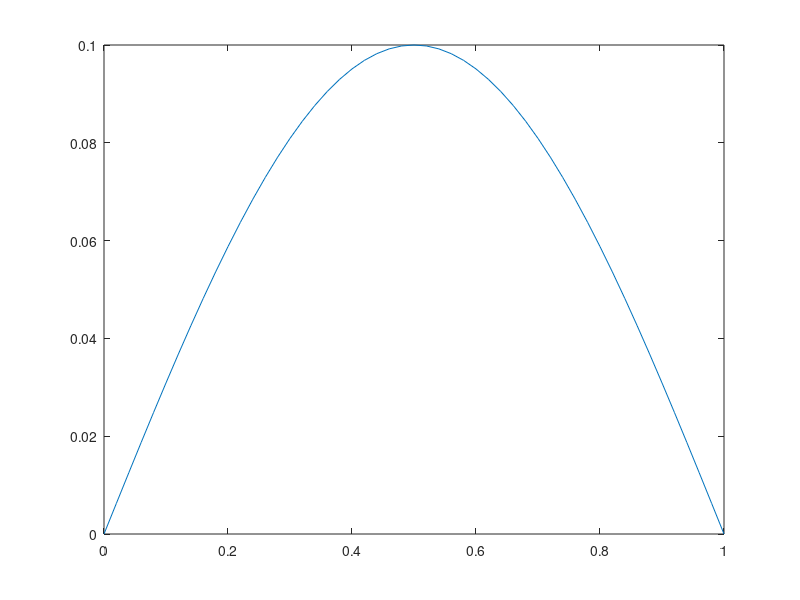

MATLAB code to generate this figure:
% ****************************

% 作者: Zhihui Liu
% 程序简介: 这个程序用来进行计算弯曲的梁的自由振动特性
% 时间:2020-09-20 20:40:54

%****************************
% tic
% clc;
% clear('all');
% krxishu=10;

% element_num=100;%确定单元的数目
% node_num=element_num+1;%这个是节点的数目
% rho=2700;
% b=20e-3;
% h=4e-3;
% A=b*h;
% Ee=70e9;
% Ii=b*h^3/12;
% Mp=1;
% Rh=0.03;




% N=100;

% kr=Ee*Ii*krxishu;


% Jr=1e-5;
% Jm=N^2*Jr;
% Jh=2e-3;
% Jp=5e-3;


% % f=@(x)sqrt(b^2-b^2/a^2*x.^2);
% f=@(x)0.1*sin(pi*x);
% % xlist=linspace(0,1,node_num);
% xlist=linspace(Rh,1,node_num);
% % ylist=zeros(size(xlist));
% ylist=f(xlist);

tic
clc;
clear('all');
krxishu=10;
rho=2700;
b=0.02;
h=0.004;
A=b*h;
Ee=70e9;
Ii=b*h^3/12;
Mp=1;
Rh=0.00;
N=100;

kr=Ee*Ii*krxishu;

Jr=1.0e-5;
Jm=N^2*Jr;
Jh=0.002;
Jp=0.005;

freq_list=[];
omega_list=[];

element_num=50;
% element_num=20;%确定单元的数目
node_num=element_num+1;%这个是节点的数目

% f=@(x)sqrt(b^2-b^2/a^2*x.^2);
f=@(x)0.1*sin(pi*x);
xlist=linspace(Rh,1,node_num);
% ylist=zeros(size(xlist));
ylist=f(xlist);




x_start=xlist(1:end-1);
x_end=xlist(2:end);
x_mid=x_start+(x_end-x_start)/2;

y_start=ylist(1:end-1);
y_end=ylist(2:end);
y_mid=y_start+(y_end-y_start)/2;

element_lengths=((x_end - x_start).^2+(y_end - y_start).^2).^0.5;


middle_point_coord=[x_mid;y_mid];

x_cos=(x_end-x_start)./element_lengths;
x_sin=(y_end-y_start)./element_lengths;

y_cos=-x_sin;
y_sin=x_cos;

coor_R=@(i)[...
    x_cos(i) , x_sin(i);
    y_cos(i) , y_sin(i)];

Tmat=@(i)blkdiag(1,...
    [...
    x_cos(i) , x_sin(i) , 0;
    y_cos(i) , y_sin(i) , 0;
    0        , 0        , 1
    ],...
    [...
    x_cos(i) , x_sin(i) , 0;
    y_cos(i) , y_sin(i) , 0;
    0        , 0        , 1
    ]);
Kmat=zeros(3*node_num+2);
Mmat=zeros(3*node_num+2);


for i=1:element_num

    T=Tmat(i);
    rotation_R=coor_R(i);
    coor_in_local=rotation_R*middle_point_coord(:,i);

    xm=coor_in_local(1);
    ym=coor_in_local(2);
    elen=element_lengths(i);
    % xm=x_mid(i);
    % ym=y_mid(i);

    % xc=x_cos(i);
    % yc=y_cos(i);

    % xs=x_sin(i);
    % ys=y_sin(i);

    tmp_Kmat=...
    [0,0,0,0,0,0,0;0,A.*Ee.*elen.^(-1),0,0,(-1).*A.*Ee.*elen.^(-1),0, ...
      0;0,0,12.*Ee.*elen.^(-3).*Ii,6.*Ee.*elen.^(-2).*Ii,0,(-12).*Ee.* ...
      elen.^(-3).*Ii,6.*Ee.*elen.^(-2).*Ii;0,0,6.*Ee.*elen.^(-2).*Ii,4.* ...
      Ee.*elen.^(-1).*Ii,0,(-6).*Ee.*elen.^(-2).*Ii,2.*Ee.*elen.^(-1).* ...
      Ii;0,(-1).*A.*Ee.*elen.^(-1),0,0,A.*Ee.*elen.^(-1),0,0;0,0,(-12).* ...
      Ee.*elen.^(-3).*Ii,(-6).*Ee.*elen.^(-2).*Ii,0,12.*Ee.*elen.^(-3).* ...
      Ii,(-6).*Ee.*elen.^(-2).*Ii;0,0,6.*Ee.*elen.^(-2).*Ii,2.*Ee.* ...
      elen.^(-1).*Ii,0,(-6).*Ee.*elen.^(-2).*Ii,4.*Ee.*elen.^(-1).*Ii]; ...

  tmp_Mmat=...
          [(1/12).*A.*elen.^3.*rho+A.*elen.*rho.*xm.^2+A.*elen.*rho.*ym.^2,( ...
            -1/2).*A.*elen.*rho.*ym,(-1/10).*A.*elen.^2.*rho+(1/2).*A.*elen.* ...
            rho.*xm,(-1/120).*A.*elen.^3.*rho+(1/12).*A.*elen.^2.*rho.*xm,( ...
            -1/2).*A.*elen.*rho.*ym,(1/10).*A.*elen.^2.*rho+(1/2).*A.*elen.* ...
            rho.*xm,(-1/120).*A.*elen.^3.*rho+(-1/12).*A.*elen.^2.*rho.*xm;( ...
            -1/2).*A.*elen.*rho.*ym,(1/3).*A.*elen.*rho,0,0,(1/6).*A.*elen.* ...
            rho,0,0;(-1/10).*A.*elen.^2.*rho+(1/2).*A.*elen.*rho.*xm,0,(13/35) ...
            .*A.*elen.*rho,(11/210).*A.*elen.^2.*rho,0,(9/70).*A.*elen.*rho,( ...
            -13/420).*A.*elen.^2.*rho;(-1/120).*A.*elen.^3.*rho+(1/12).*A.* ...
            elen.^2.*rho.*xm,0,(11/210).*A.*elen.^2.*rho,(1/105).*A.*elen.^3.* ...
            rho,0,(13/420).*A.*elen.^2.*rho,(-1/140).*A.*elen.^3.*rho;(-1/2).* ...
            A.*elen.*rho.*ym,(1/6).*A.*elen.*rho,0,0,(1/3).*A.*elen.*rho,0,0;( ...
            1/10).*A.*elen.^2.*rho+(1/2).*A.*elen.*rho.*xm,0,(9/70).*A.*elen.* ...
            rho,(13/420).*A.*elen.^2.*rho,0,(13/35).*A.*elen.*rho,(-11/210).* ...
            A.*elen.^2.*rho;(-1/120).*A.*elen.^3.*rho+(-1/12).*A.*elen.^2.* ...
            rho.*xm,0,(-13/420).*A.*elen.^2.*rho,(-1/140).*A.*elen.^3.*rho,0,( ...
            -11/210).*A.*elen.^2.*rho,(1/105).*A.*elen.^3.*rho];

      tmp_Kmat=T.'*tmp_Kmat*T;
      tmp_Mmat=T.'*tmp_Mmat*T;

    for j=1:7
        for k=1:7
            if j==1
              jmap=2;
            else
              jmap=3*(i-1)+j+1;
            end

            if k==1
              kmap=2;
            else
              kmap=3*(i-1)+k+1;
            end

            Kmat(jmap,kmap)=Kmat(jmap,kmap)+tmp_Kmat(j,k);
            Mmat(jmap,kmap)=Mmat(jmap,kmap)+tmp_Mmat(j,k);
        end
    end

    if abs(i-element_num)<0.1
        T=Tmat(i);
        rotation_R=coor_R(i);
        coor_in_local=rotation_R*[x_mid(end);y_mid(end)];
        % coor_in_local=rotation_R*middle_point_coord(:,i);
        elen=element_lengths(i);
        xm=coor_in_local(1);
        ym=coor_in_local(2);



        extra_mass_Mmat=...
        [Jp+Mp.*(((1/2).*elen+xm).^2+ym.^2),0,0,0,(-1).*Mp.*ym,Mp.*((1/2) ...
          .*elen+xm),Jp;0,0,0,0,0,0,0;0,0,0,0,0,0,0;0,0,0,0,0,0,0;(-1).*Mp.* ...
          ym,0,0,0,Mp,0,0;Mp.*((1/2).*elen+xm),0,0,0,0,Mp,0;Jp,0,0,0,0,0, ...
          Jp];


        extra_mass_Mmat=T.'*extra_mass_Mmat*T;
        for j=1:7
            for k=1:7
                if j==1
                  jmap=2;
                else
                  jmap=3*(i-1)+j+1;
                end

                if k==1
                  kmap=2;
                else
                  kmap=3*(i-1)+k+1;
                end

                Mmat(jmap,kmap)=Mmat(jmap,kmap)+...
                extra_mass_Mmat(j,k);
            end
        end
    end

end



% 对rotor进行处理
Mmat(1,1)=Mmat(1,1)+N^2*Jr;
% 对hub进行考虑
Mmat(2,2)=Mmat(2,2)+Jh;

% 对负载质量进行处理
% Mmat(2,2)=Mmat(2,2)+Mp*tip_distance^2;
% Mmat(2,end-1)=Mmat(2,end-1)+Mp*tip_distance;
% Mmat(end-1,2)=Mmat(end-1,2)+Mp*tip_distance;
% Mmat(end-1,end-1)=Mmat(end-1,end-1)+Mp;


% % % 对负载惯性进行处理
% Mmat(2,2)=Mmat(2,2)+Jp;
% Mmat(2,end)=Mmat(2,end)+Jp;
% Mmat(end,2)=Mmat(end,2)+Jp;
% Mmat(end,end)=Mmat(end,end)+Jp;

%考虑关节柔性
Kmat(1:2,1:2)=Kmat(1:2,1:2)+kr*([1,-1].*[1,-1]');


Kmat(5,:)=[];
Kmat(:,5)=[];

Mmat(5,:)=[];
Mmat(:,5)=[];


Kmat(4,:)=[];
Kmat(:,4)=[];

Mmat(4,:)=[];
Mmat(:,4)=[];


Kmat(3,:)=[];
Kmat(:,3)=[];

Mmat(3,:)=[];
Mmat(:,3)=[];

Mmat(1,:)=[];
Mmat(:,1)=[];


Kmat(1,:)=[];
Kmat(:,1)=[];


[V,D]=eig(Kmat,Mmat);
[eigvalue,ind]=sort(diag(D));
eigvec=V(:,ind);
freq=abs(sqrt(eigvalue)/2/pi);

[hang,lie]=size(eigvec(1,:));
eigvec=[eigvec(1,:);zeros(3,lie);eigvec(2:end,:)];

omegas=freq*2*pi;

plot(xlist,ylist)
toc